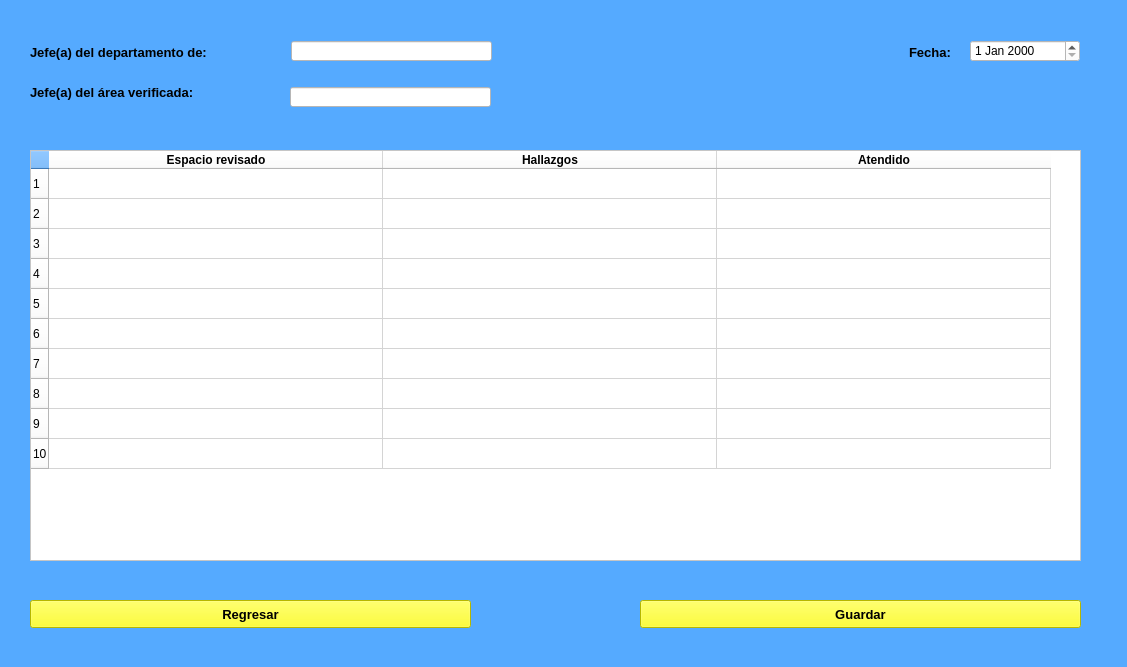
<?xml version="1.0" encoding="UTF-8"?>
<ui version="4.0">
 <class>RealizarVerificacion</class>
 <widget class="QMainWindow" name="RealizarVerificacion">
  <property name="geometry">
   <rect>
    <x>0</x>
    <y>0</y>
    <width>1127</width>
    <height>667</height>
   </rect>
  </property>
  <property name="windowTitle">
   <string>MainWindow</string>
  </property>
  <property name="styleSheet">
   <string notr="true">QWidget{
	background-color: rgb(85, 170, 255);
}
QPushButton{
	background-color: rgb(255, 255, 0);
}</string>
  </property>
  <widget class="QWidget" name="centralwidget">
   <widget class="QLabel" name="label">
    <property name="geometry">
     <rect>
      <x>30</x>
      <y>37</y>
      <width>261</width>
      <height>31</height>
     </rect>
    </property>
    <property name="font">
     <font>
      <pointsize>10</pointsize>
      <weight>75</weight>
      <bold>true</bold>
     </font>
    </property>
    <property name="text">
     <string>Jefe(a) del departamento de:</string>
    </property>
   </widget>
   <widget class="QLabel" name="label_2">
    <property name="geometry">
     <rect>
      <x>30</x>
      <y>77</y>
      <width>261</width>
      <height>31</height>
     </rect>
    </property>
    <property name="font">
     <font>
      <pointsize>10</pointsize>
      <weight>75</weight>
      <bold>true</bold>
     </font>
    </property>
    <property name="text">
     <string>Jefe(a) del área verificada:</string>
    </property>
   </widget>
   <widget class="QLineEdit" name="lineEdit">
    <property name="geometry">
     <rect>
      <x>291</x>
      <y>41</y>
      <width>201</width>
      <height>20</height>
     </rect>
    </property>
    <property name="styleSheet">
     <string notr="true">background-color: rgb(255, 255, 255);</string>
    </property>
   </widget>
   <widget class="QLineEdit" name="lineEdit_2">
    <property name="geometry">
     <rect>
      <x>290</x>
      <y>87</y>
      <width>201</width>
      <height>20</height>
     </rect>
    </property>
    <property name="styleSheet">
     <string notr="true">background-color: rgb(255, 255, 255);</string>
    </property>
   </widget>
   <widget class="QLabel" name="label_3">
    <property name="geometry">
     <rect>
      <x>909</x>
      <y>37</y>
      <width>61</width>
      <height>31</height>
     </rect>
    </property>
    <property name="font">
     <font>
      <pointsize>10</pointsize>
      <weight>75</weight>
      <bold>true</bold>
     </font>
    </property>
    <property name="text">
     <string>Fecha:</string>
    </property>
   </widget>
   <widget class="QDateEdit" name="dateEdit">
    <property name="geometry">
     <rect>
      <x>970</x>
      <y>40</y>
      <width>110</width>
      <height>22</height>
     </rect>
    </property>
    <property name="styleSheet">
     <string notr="true">background-color: rgb(255, 255, 255);</string>
    </property>
   </widget>
   <widget class="QTableWidget" name="tableWidget">
    <property name="geometry">
     <rect>
      <x>30</x>
      <y>150</y>
      <width>1051</width>
      <height>411</height>
     </rect>
    </property>
    <property name="styleSheet">
     <string notr="true">background-color: rgb(255, 255, 255);</string>
    </property>
    <property name="midLineWidth">
     <number>0</number>
    </property>
    <property name="autoScroll">
     <bool>true</bool>
    </property>
    <property name="rowCount">
     <number>10</number>
    </property>
    <attribute name="horizontalHeaderCascadingSectionResizes">
     <bool>false</bool>
    </attribute>
    <attribute name="horizontalHeaderDefaultSectionSize">
     <number>334</number>
    </attribute>
    <attribute name="horizontalHeaderShowSortIndicator" stdset="0">
     <bool>false</bool>
    </attribute>
    <row/>
    <row/>
    <row/>
    <row/>
    <row/>
    <row/>
    <row/>
    <row/>
    <row/>
    <row/>
    <column>
     <property name="text">
      <string>Espacio revisado</string>
     </property>
     <property name="font">
      <font>
       <weight>75</weight>
       <bold>true</bold>
      </font>
     </property>
    </column>
    <column>
     <property name="text">
      <string>Hallazgos</string>
     </property>
     <property name="font">
      <font>
       <weight>75</weight>
       <bold>true</bold>
      </font>
     </property>
    </column>
    <column>
     <property name="text">
      <string>Atendido</string>
     </property>
     <property name="font">
      <font>
       <weight>75</weight>
       <bold>true</bold>
      </font>
     </property>
    </column>
   </widget>
   <widget class="QPushButton" name="pushButton_4">
    <property name="geometry">
     <rect>
      <x>30</x>
      <y>600</y>
      <width>441</width>
      <height>28</height>
     </rect>
    </property>
    <property name="font">
     <font>
      <pointsize>10</pointsize>
      <weight>75</weight>
      <bold>true</bold>
     </font>
    </property>
    <property name="text">
     <string>Regresar</string>
    </property>
   </widget>
   <widget class="QPushButton" name="pushButton_5">
    <property name="geometry">
     <rect>
      <x>640</x>
      <y>600</y>
      <width>441</width>
      <height>28</height>
     </rect>
    </property>
    <property name="font">
     <font>
      <pointsize>10</pointsize>
      <weight>75</weight>
      <bold>true</bold>
     </font>
    </property>
    <property name="text">
     <string>Guardar</string>
    </property>
   </widget>
  </widget>
 </widget>
 <resources/>
 <connections/>
</ui>
